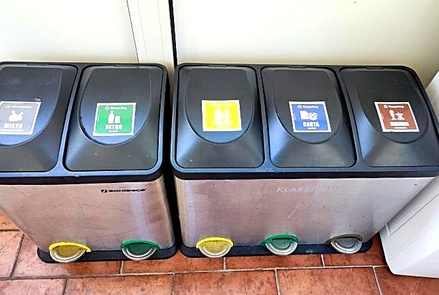
#> input picture images/Cassonetti.jpg, 439 x 295 px, shrunk from 661 x 445 before the run; its folder holds 6 pictures in this run
$ python migliora_foto_rifiuti.py
#> lines starting #> are read from the running program, lines starting #| are printed output that depends on the picture
# Ripulisce le due foto dei contenitori usate nella FAQ rifiuti e nelle locandine.
# Gli originali vengono conservati con il suffisso "-originale".
import os
from PIL import Image, ImageEnhance, ImageFilter

IMG = os.path.join(os.path.dirname(os.path.abspath(__file__)), "images")

def conserva(nome):
    """Tiene da parte l'originale, una volta sola."""
#> called with nome = 'Cassonetti.jpg'
    base, est = os.path.splitext(nome)
    orig = os.path.join(IMG, base + "-originale" + est)
    if not os.path.exists(orig):
        Image.open(os.path.join(IMG, nome)).save(orig, quality=95)
        print("  originale conservato:", os.path.basename(orig))
    return orig

def lavora(nome, ritaglio, luce, contrasto, colore, nitidezza, sfocatura=0):
    """ritaglio = (sinistra, alto, destra, basso) in frazione dell'immagine."""
    orig = conserva(nome)
    im = Image.open(orig).convert("RGB")
    l, a, d, b = ritaglio
    im = im.crop((int(im.width * l), int(im.height * a),
                  int(im.width * (1 - d)), int(im.height * (1 - b))))
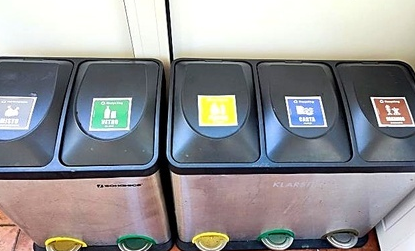
#> im: PIL image 415x251 RGB; mean R, G, B 146.9, 146.5, 148.4
    if sfocatura:                       # attenua il rumore delle foto notturne
        im = im.filter(ImageFilter.GaussianBlur(sfocatura))
    im = ImageEnhance.Brightness(im).enhance(luce)
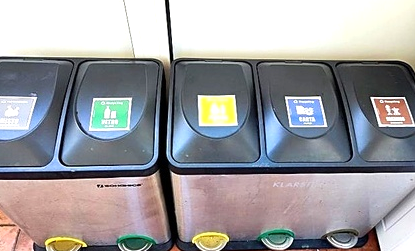
#> im: PIL image 415x251 RGB; mean R, G, B 157.6, 156.7, 159.8
    im = ImageEnhance.Contrast(im).enhance(contrasto)
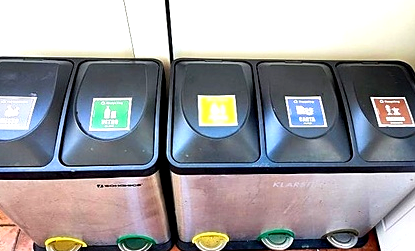
#> im: PIL image 415x251 RGB; mean R, G, B 154.6, 153.5, 157.1
    im = ImageEnhance.Color(im).enhance(colore)
    im = im.filter(ImageFilter.UnsharpMask(radius=2.2, percent=int(nitidezza * 100), threshold=3))
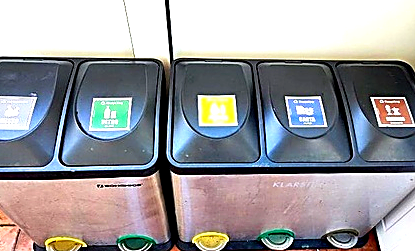
#> im: PIL image 415x251 RGB; mean R, G, B 154.6, 153.5, 156.9
    im.save(os.path.join(IMG, nome), quality=92, optimize=True)
    print(f"  {nome}: {im.width}x{im.height}")
#|   Cassonetti.jpg: 415x251

print("Foto dei contenitori:")
# 1) i bidoni in casa: via il mobile bianco a destra e un po' di pavimento
lavora("Cassonetti.jpg", ritaglio=(0.01, 0.02, 0.045, 0.13),
       luce=1.10, contrasto=1.16, colore=1.10, nitidezza=0.55)

# 2) il cassonetto al garage: dal 2026-09-26 c'è una foto nuova, già nitida
#    e ben illuminata — non va schiarita, basta un filo di nitidezza.
#    (La vecchia foto notturna è archiviata come "... - vecchia notturna.jpg";
#     per quella servivano luce=1.38, contrasto=1.26, colore=0.72.)
lavora("Rifiuti Garage.jpg", ritaglio=(0, 0, 0, 0),
       luce=1.0, contrasto=1.02, colore=1.0, nitidezza=0.20)
#> call 2 of conserva, with nome = 'Rifiuti Garage.jpg'
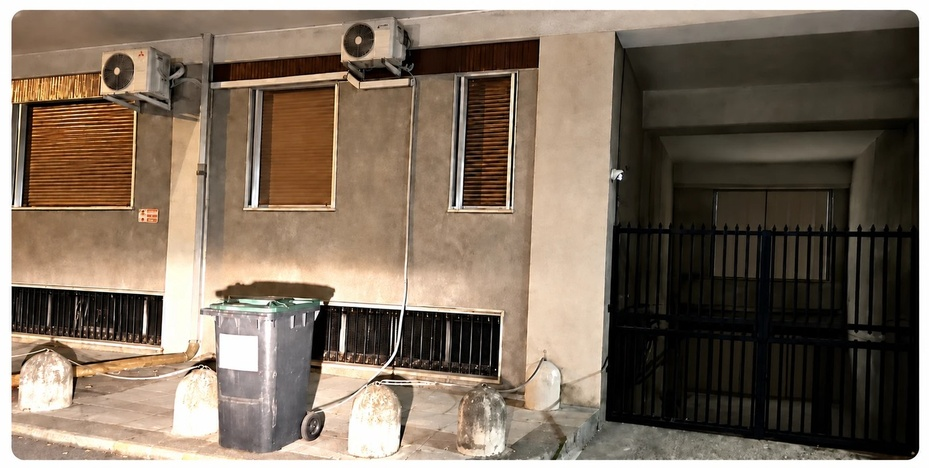
#> input picture images/Rifiuti Garage.jpg, 929 x 468 px, shrunk from 1400 x 705 before the run
#|   Rifiuti Garage.jpg: 929x468

print("Fatto.")
